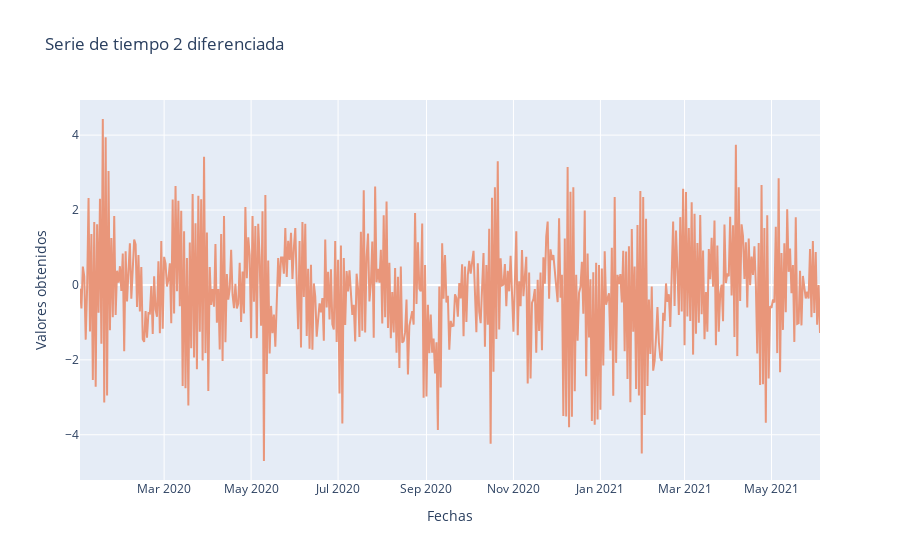

Notebook cell for this chart:
### Markdown cell above
A continuación se ve las serie junto en la parte inferior con las repectivas ACF y PACF obtenidas:

### Code cell
serie_2_diferenciado=pd.DataFrame(serie_2.valor.diff().dropna())
fig = go.Figure(data=go.Scatter(x=serie_2_diferenciado.index, y=serie_2_diferenciado["valor"], mode='lines',
                                marker=dict(color='darksalmon')))
fig.update_layout(title='Serie de tiempo 2 diferenciada', xaxis_title='Fechas', yaxis_title='Valores obtenidos')
fig.show()
Boton_auxiliar("grafic2")

### Figure 1 — Plotly figure (JSON) as saved in the notebook; plotly's stock layout.template omitted (floating-point values rounded to 4 significant figures; data arrays with more than 128 entries replaced by an {"elided": "..."} marker saying what was removed)
{"data": [{"marker": {"color": "darksalmon"}, "mode": "lines", "type": "scatter", "x": {"elided": "520 str values"}, "y": {"elided": "520 float values"}}], "layout": {"title": {"text": "Serie de tiempo 2 diferenciada"}, "xaxis": {"title": {"text": "Fechas"}}, "yaxis": {"title": {"text": "Valores obtenidos"}}}}
